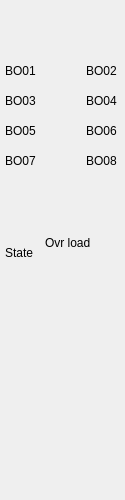
<?xml version="1.0" encoding="UTF-8"?>
<ui version="4.0">
 <class>Form</class>
 <widget class="QWidget" name="Form">
  <property name="geometry">
   <rect>
    <x>0</x>
    <y>0</y>
    <width>125</width>
    <height>500</height>
   </rect>
  </property>
  <property name="windowTitle">
   <string>Form</string>
  </property>
  <widget class="caInclude" name="cainclude">
   <property name="geometry">
    <rect>
     <x>0</x>
     <y>0</y>
     <width>128</width>
     <height>500</height>
    </rect>
   </property>
   <property name="macro">
    <string>IOC=$(IOC),MasterID=$(MasterID),SlaveID=$(SlaveID)</string>
   </property>
   <property name="filename" stdset="0">
    <string notr="true">ecmcE_slave_frame.ui</string>
   </property>
  </widget>
  <widget class="caLed" name="caled_3">
   <property name="geometry">
    <rect>
     <x>40</x>
     <y>60</y>
     <width>22</width>
     <height>22</height>
    </rect>
   </property>
   <property name="rectangular">
    <bool>true</bool>
   </property>
   <property name="gradientEnabled">
    <bool>false</bool>
   </property>
   <property name="channel" stdset="0">
    <string notr="true">$(IOC):m$(MasterID)s$(SlaveID)-BO01-RB</string>
   </property>
   <property name="colorMode">
    <enum>caLed::Static</enum>
   </property>
   <property name="falseColor">
    <color>
     <red>136</red>
     <green>138</green>
     <blue>133</blue>
    </color>
   </property>
   <property name="trueColor">
    <color>
     <red>0</red>
     <green>85</green>
     <blue>0</blue>
    </color>
   </property>
  </widget>
  <widget class="caLabel" name="calabel_3">
   <property name="geometry">
    <rect>
     <x>5</x>
     <y>60</y>
     <width>32</width>
     <height>22</height>
    </rect>
   </property>
   <property name="text">
    <string>BO01</string>
   </property>
  </widget>
  <widget class="caLabel" name="calabel_4">
   <property name="geometry">
    <rect>
     <x>86</x>
     <y>60</y>
     <width>32</width>
     <height>22</height>
    </rect>
   </property>
   <property name="text">
    <string>BO02</string>
   </property>
   <property name="alignment">
    <set>Qt::AlignLeading|Qt::AlignLeft|Qt::AlignVCenter</set>
   </property>
  </widget>
  <widget class="caLed" name="caled_4">
   <property name="geometry">
    <rect>
     <x>63</x>
     <y>60</y>
     <width>22</width>
     <height>22</height>
    </rect>
   </property>
   <property name="rectangular">
    <bool>true</bool>
   </property>
   <property name="gradientEnabled">
    <bool>false</bool>
   </property>
   <property name="channel" stdset="0">
    <string notr="true">$(IOC):m$(MasterID)s$(SlaveID)-BO02-RB</string>
   </property>
   <property name="colorMode">
    <enum>caLed::Static</enum>
   </property>
   <property name="falseColor">
    <color>
     <red>136</red>
     <green>138</green>
     <blue>133</blue>
    </color>
   </property>
   <property name="trueColor">
    <color>
     <red>0</red>
     <green>85</green>
     <blue>0</blue>
    </color>
   </property>
  </widget>
  <widget class="caLed" name="caled_5">
   <property name="geometry">
    <rect>
     <x>63</x>
     <y>90</y>
     <width>22</width>
     <height>22</height>
    </rect>
   </property>
   <property name="rectangular">
    <bool>true</bool>
   </property>
   <property name="gradientEnabled">
    <bool>false</bool>
   </property>
   <property name="channel" stdset="0">
    <string notr="true">$(IOC):m$(MasterID)s$(SlaveID)-BO04-RB</string>
   </property>
   <property name="colorMode">
    <enum>caLed::Static</enum>
   </property>
   <property name="falseColor">
    <color>
     <red>136</red>
     <green>138</green>
     <blue>133</blue>
    </color>
   </property>
   <property name="trueColor">
    <color>
     <red>0</red>
     <green>85</green>
     <blue>0</blue>
    </color>
   </property>
  </widget>
  <widget class="caLabel" name="calabel_5">
   <property name="geometry">
    <rect>
     <x>5</x>
     <y>90</y>
     <width>32</width>
     <height>22</height>
    </rect>
   </property>
   <property name="text">
    <string>BO03</string>
   </property>
  </widget>
  <widget class="caLed" name="caled_6">
   <property name="geometry">
    <rect>
     <x>40</x>
     <y>90</y>
     <width>22</width>
     <height>22</height>
    </rect>
   </property>
   <property name="rectangular">
    <bool>true</bool>
   </property>
   <property name="gradientEnabled">
    <bool>false</bool>
   </property>
   <property name="channel" stdset="0">
    <string notr="true">$(IOC):m$(MasterID)s$(SlaveID)-BO03-RB</string>
   </property>
   <property name="colorMode">
    <enum>caLed::Static</enum>
   </property>
   <property name="falseColor">
    <color>
     <red>136</red>
     <green>138</green>
     <blue>133</blue>
    </color>
   </property>
   <property name="trueColor">
    <color>
     <red>0</red>
     <green>85</green>
     <blue>0</blue>
    </color>
   </property>
  </widget>
  <widget class="caLabel" name="calabel_6">
   <property name="geometry">
    <rect>
     <x>86</x>
     <y>90</y>
     <width>32</width>
     <height>22</height>
    </rect>
   </property>
   <property name="text">
    <string>BO04</string>
   </property>
   <property name="alignment">
    <set>Qt::AlignLeading|Qt::AlignLeft|Qt::AlignVCenter</set>
   </property>
  </widget>
  <widget class="caLed" name="caled_7">
   <property name="geometry">
    <rect>
     <x>40</x>
     <y>150</y>
     <width>22</width>
     <height>22</height>
    </rect>
   </property>
   <property name="rectangular">
    <bool>true</bool>
   </property>
   <property name="gradientEnabled">
    <bool>false</bool>
   </property>
   <property name="channel" stdset="0">
    <string notr="true">$(IOC):m$(MasterID)s$(SlaveID)-BO07-RB</string>
   </property>
   <property name="colorMode">
    <enum>caLed::Static</enum>
   </property>
   <property name="falseColor">
    <color>
     <red>136</red>
     <green>138</green>
     <blue>133</blue>
    </color>
   </property>
   <property name="trueColor">
    <color>
     <red>0</red>
     <green>85</green>
     <blue>0</blue>
    </color>
   </property>
  </widget>
  <widget class="caLabel" name="calabel_7">
   <property name="geometry">
    <rect>
     <x>5</x>
     <y>150</y>
     <width>32</width>
     <height>22</height>
    </rect>
   </property>
   <property name="text">
    <string>BO07</string>
   </property>
  </widget>
  <widget class="caLabel" name="calabel_8">
   <property name="geometry">
    <rect>
     <x>86</x>
     <y>150</y>
     <width>32</width>
     <height>22</height>
    </rect>
   </property>
   <property name="text">
    <string>BO08</string>
   </property>
   <property name="alignment">
    <set>Qt::AlignLeading|Qt::AlignLeft|Qt::AlignVCenter</set>
   </property>
  </widget>
  <widget class="caLed" name="caled_8">
   <property name="geometry">
    <rect>
     <x>63</x>
     <y>150</y>
     <width>22</width>
     <height>22</height>
    </rect>
   </property>
   <property name="rectangular">
    <bool>true</bool>
   </property>
   <property name="gradientEnabled">
    <bool>false</bool>
   </property>
   <property name="channel" stdset="0">
    <string notr="true">$(IOC):m$(MasterID)s$(SlaveID)-BO08-RB</string>
   </property>
   <property name="colorMode">
    <enum>caLed::Static</enum>
   </property>
   <property name="falseColor">
    <color>
     <red>136</red>
     <green>138</green>
     <blue>133</blue>
    </color>
   </property>
   <property name="trueColor">
    <color>
     <red>0</red>
     <green>85</green>
     <blue>0</blue>
    </color>
   </property>
  </widget>
  <widget class="caLed" name="caled_9">
   <property name="geometry">
    <rect>
     <x>63</x>
     <y>120</y>
     <width>22</width>
     <height>22</height>
    </rect>
   </property>
   <property name="rectangular">
    <bool>true</bool>
   </property>
   <property name="gradientEnabled">
    <bool>false</bool>
   </property>
   <property name="channel" stdset="0">
    <string notr="true">$(IOC):m$(MasterID)s$(SlaveID)-BO06-RB</string>
   </property>
   <property name="colorMode">
    <enum>caLed::Static</enum>
   </property>
   <property name="falseColor">
    <color>
     <red>136</red>
     <green>138</green>
     <blue>133</blue>
    </color>
   </property>
   <property name="trueColor">
    <color>
     <red>0</red>
     <green>85</green>
     <blue>0</blue>
    </color>
   </property>
  </widget>
  <widget class="caLabel" name="calabel_9">
   <property name="geometry">
    <rect>
     <x>5</x>
     <y>120</y>
     <width>32</width>
     <height>22</height>
    </rect>
   </property>
   <property name="text">
    <string>BO05</string>
   </property>
  </widget>
  <widget class="caLed" name="caled_10">
   <property name="geometry">
    <rect>
     <x>40</x>
     <y>120</y>
     <width>22</width>
     <height>22</height>
    </rect>
   </property>
   <property name="rectangular">
    <bool>true</bool>
   </property>
   <property name="gradientEnabled">
    <bool>false</bool>
   </property>
   <property name="channel" stdset="0">
    <string notr="true">$(IOC):m$(MasterID)s$(SlaveID)-BO05-RB</string>
   </property>
   <property name="colorMode">
    <enum>caLed::Static</enum>
   </property>
   <property name="falseColor">
    <color>
     <red>136</red>
     <green>138</green>
     <blue>133</blue>
    </color>
   </property>
   <property name="trueColor">
    <color>
     <red>0</red>
     <green>85</green>
     <blue>0</blue>
    </color>
   </property>
  </widget>
  <widget class="caLabel" name="calabel_10">
   <property name="geometry">
    <rect>
     <x>86</x>
     <y>120</y>
     <width>32</width>
     <height>22</height>
    </rect>
   </property>
   <property name="text">
    <string>BO06</string>
   </property>
   <property name="alignment">
    <set>Qt::AlignLeading|Qt::AlignLeft|Qt::AlignVCenter</set>
   </property>
  </widget>
  <widget class="caInclude" name="cainclude_2">
   <property name="geometry">
    <rect>
     <x>15</x>
     <y>260</y>
     <width>94</width>
     <height>26</height>
    </rect>
   </property>
   <property name="macro">
    <string>IOC=$(IOC),MasterID=$(MasterID),SlaveID=$(SlaveID),ID=01</string>
   </property>
   <property name="filename" stdset="0">
    <string notr="true">ecmcEx2068_chX-stat.ui</string>
   </property>
  </widget>
  <widget class="caLabel" name="calabel_2">
   <property name="geometry">
    <rect>
     <x>5</x>
     <y>245</y>
     <width>56</width>
     <height>16</height>
    </rect>
   </property>
   <property name="text">
    <string>State</string>
   </property>
  </widget>
  <widget class="caLabel" name="calabel">
   <property name="geometry">
    <rect>
     <x>45</x>
     <y>235</y>
     <width>56</width>
     <height>16</height>
    </rect>
   </property>
   <property name="text">
    <string>Ovr load</string>
   </property>
  </widget>
  <widget class="caInclude" name="cainclude_3">
   <property name="geometry">
    <rect>
     <x>15</x>
     <y>280</y>
     <width>94</width>
     <height>26</height>
    </rect>
   </property>
   <property name="macro">
    <string>IOC=$(IOC),MasterID=$(MasterID),SlaveID=$(SlaveID),ID=02</string>
   </property>
   <property name="filename" stdset="0">
    <string notr="true">ecmcEx2068_chX-stat.ui</string>
   </property>
  </widget>
  <widget class="caInclude" name="cainclude_4">
   <property name="geometry">
    <rect>
     <x>15</x>
     <y>300</y>
     <width>94</width>
     <height>26</height>
    </rect>
   </property>
   <property name="macro">
    <string>IOC=$(IOC),MasterID=$(MasterID),SlaveID=$(SlaveID),ID=03</string>
   </property>
   <property name="filename" stdset="0">
    <string notr="true">ecmcEx2068_chX-stat.ui</string>
   </property>
  </widget>
  <widget class="caInclude" name="cainclude_5">
   <property name="geometry">
    <rect>
     <x>15</x>
     <y>320</y>
     <width>94</width>
     <height>26</height>
    </rect>
   </property>
   <property name="macro">
    <string>IOC=$(IOC),MasterID=$(MasterID),SlaveID=$(SlaveID),ID=04</string>
   </property>
   <property name="filename" stdset="0">
    <string notr="true">ecmcEx2068_chX-stat.ui</string>
   </property>
  </widget>
  <widget class="caInclude" name="cainclude_6">
   <property name="geometry">
    <rect>
     <x>15</x>
     <y>340</y>
     <width>94</width>
     <height>26</height>
    </rect>
   </property>
   <property name="macro">
    <string>IOC=$(IOC),MasterID=$(MasterID),SlaveID=$(SlaveID),ID=05</string>
   </property>
   <property name="filename" stdset="0">
    <string notr="true">ecmcEx2068_chX-stat.ui</string>
   </property>
  </widget>
  <widget class="caInclude" name="cainclude_7">
   <property name="geometry">
    <rect>
     <x>15</x>
     <y>360</y>
     <width>94</width>
     <height>26</height>
    </rect>
   </property>
   <property name="macro">
    <string>IOC=$(IOC),MasterID=$(MasterID),SlaveID=$(SlaveID),ID=06</string>
   </property>
   <property name="filename" stdset="0">
    <string notr="true">ecmcEx2068_chX-stat.ui</string>
   </property>
  </widget>
  <widget class="caInclude" name="cainclude_8">
   <property name="geometry">
    <rect>
     <x>15</x>
     <y>380</y>
     <width>94</width>
     <height>26</height>
    </rect>
   </property>
   <property name="macro">
    <string>IOC=$(IOC),MasterID=$(MasterID),SlaveID=$(SlaveID),ID=07</string>
   </property>
   <property name="filename" stdset="0">
    <string notr="true">ecmcEx2068_chX-stat.ui</string>
   </property>
  </widget>
  <widget class="caInclude" name="cainclude_9">
   <property name="geometry">
    <rect>
     <x>15</x>
     <y>400</y>
     <width>94</width>
     <height>26</height>
    </rect>
   </property>
   <property name="macro">
    <string>IOC=$(IOC),MasterID=$(MasterID),SlaveID=$(SlaveID),ID=08</string>
   </property>
   <property name="filename" stdset="0">
    <string notr="true">ecmcEx2068_chX-stat.ui</string>
   </property>
  </widget>
 </widget>
 <customwidgets>
  <customwidget>
   <class>caLabel</class>
   <extends>QLabel</extends>
   <header>caLabel</header>
  </customwidget>
  <customwidget>
   <class>caInclude</class>
   <extends>QWidget</extends>
   <header>caInclude</header>
  </customwidget>
  <customwidget>
   <class>caLed</class>
   <extends>QWidget</extends>
   <header>caLed</header>
  </customwidget>
 </customwidgets>
 <resources/>
 <connections/>
</ui>
